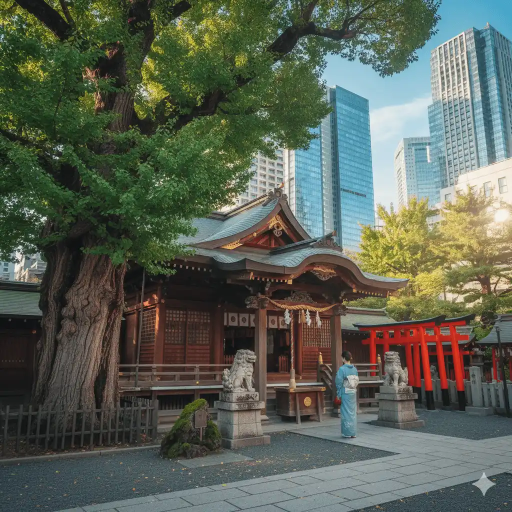
#> input picture app/content/images/akasaka_hikawa_shrine.webp, 1024 x 1024 px, found by its file name (shown at 1/2 size); its folder holds 4 pictures in this run
$ python optimize_images.py
#> lines starting #> are read from the running program, lines starting #| are printed output that depends on the picture
import os
from PIL import Image

# ==========================================
# ⚙️ 설정 (Configuration)
# ==========================================
SCRIPT_DIR = os.path.dirname(os.path.abspath(__file__))
BASE_DIR = os.path.dirname(SCRIPT_DIR)
IMAGES_DIR = os.path.join(BASE_DIR, 'app', 'static', 'images')

EXCLUDE_FILES =[
    'logo.png', 'logo.svg', 'favicons.ico',
    'onsen_marker.png', 'og_image.png', 'default.png'
]

MAX_WIDTH = 800
QUALITY = 75

def get_size_kb(filepath):
    return os.path.getsize(filepath) / 1024

def optimize_images():
    print(f"📸 이미지 최적화 시작... 폴더: {IMAGES_DIR}")
    print("-" * 50)

    if not os.path.exists(IMAGES_DIR):
        print("❌ 이미지 폴더를 찾을 수 없습니다.")
        return

    success_count = 0
    skip_count = 0

    for filename in os.listdir(IMAGES_DIR):
        if filename in EXCLUDE_FILES:
            continue

        ext = os.path.splitext(filename)[1].lower()
        if ext not in['.jpg', '.jpeg', '.png', '.webp']:
            continue

        filepath = os.path.join(IMAGES_DIR, filename)

        try:
            with Image.open(filepath) as img:
                # 💡 [핵심 추가] 이미 가로 크기가 800px 이하이고 포맷이 JPG라면?
                # 다시 저장할 필요가 없으므로 날짜 보존을 위해 스킵합니다.
#> img is the input picture: PIL image 1024x1024 RGB; mean R, G, B 90.3, 97.7, 84.5
                if img.width <= MAX_WIDTH and ext == '.jpg':
                    print(f"⏭️  이미 최적화됨 (날짜 보존): {filename}")
                    skip_count += 1
                    continue

                # 최적화 로직 시작
                rgb_img = img.convert("RGB")
                if rgb_img.width > MAX_WIDTH:
                    ratio = MAX_WIDTH / rgb_img.width
#> ratio = 0.781
                    new_height = int(rgb_img.height * ratio)
#> new_height = 800
                    rgb_img = rgb_img.resize((MAX_WIDTH, new_height), Image.Resampling.LANCZOS)
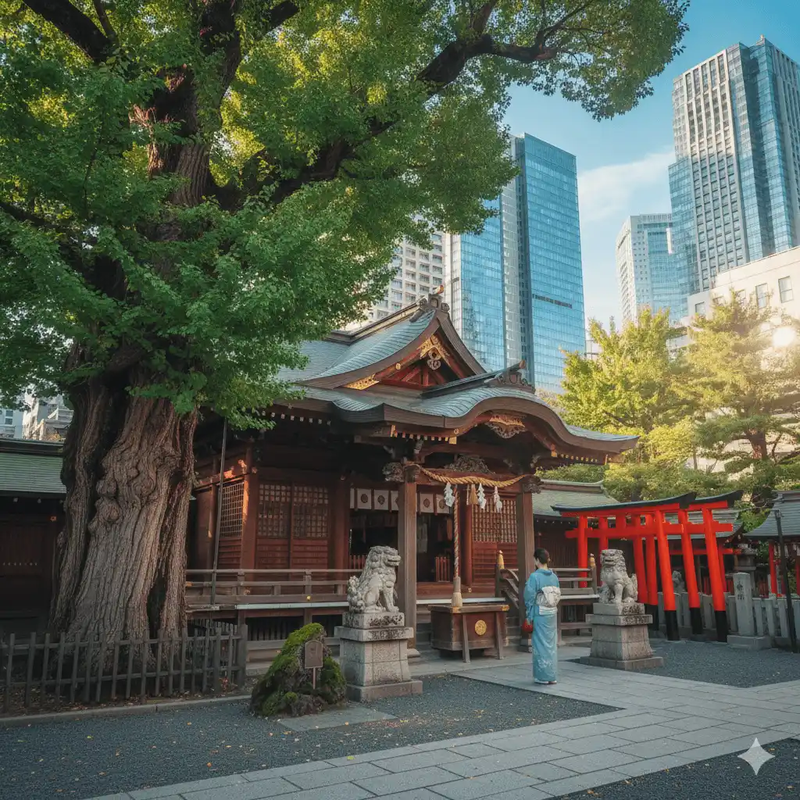
#> rgb_img: PIL image 800x800 RGB; mean R, G, B 90.3, 97.7, 84.5

            # 파일 저장 (이 시점에 파일 날짜가 현재 시간으로 바뀝니다)
            new_filename = os.path.splitext(filename)[0] + '.jpg'
            new_filepath = os.path.join(IMAGES_DIR, new_filename)

            rgb_img.save(new_filepath, 'JPEG', quality=QUALITY, optimize=True)

            # 원본이 png 등 다른 확장자였다면 삭제
            if filename != new_filename:
                os.remove(filepath)

            print(f"✅ 최적화 완료: {filename} -> {new_filename}")
            success_count += 1

        except Exception as e:
            print(f"❌ 에러 발생 ({filename}): {e}")
#> pass 2 of the loop in optimize_images, `for filename in os.listdir(IMAGES_DIR):`:
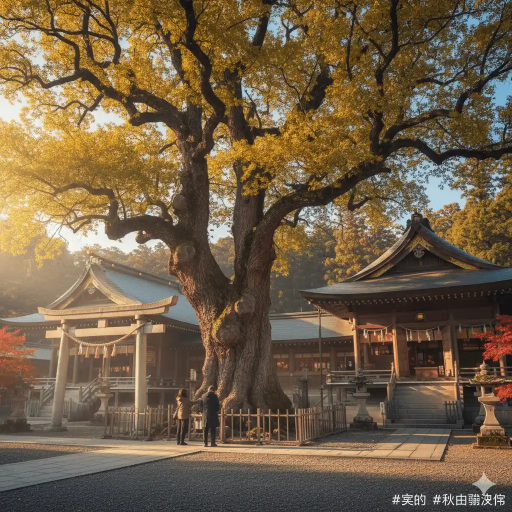
#> input picture app/content/images/akita_suwa_shrine.webp, 1024 x 1024 px, found by its file name (shown at 1/2 size)
#> in optimize_images, img is the input picture: PIL image 1024x1024 RGB; mean R, G, B 114.1, 95.9, 71.2
#> in optimize_images, `rgb_img = rgb_img.resize((MAX_WIDTH, new_height), Image.Resampling.LAN..`:
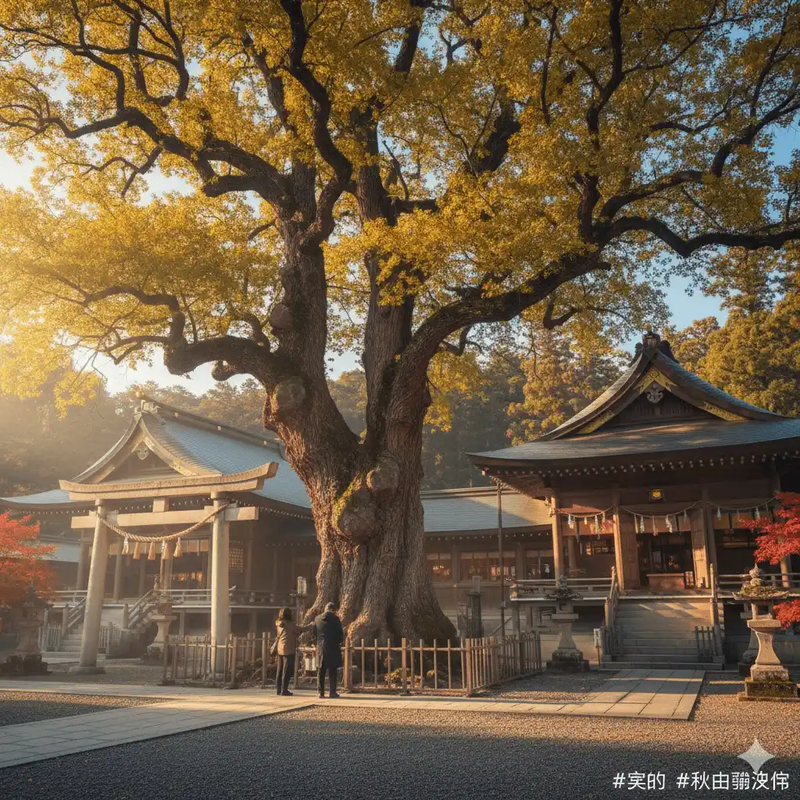
#> rgb_img: PIL image 800x800 RGB; mean R, G, B 114.1, 95.9, 71.2
#> pass 3 of the loop in optimize_images, `for filename in os.listdir(IMAGES_DIR):`:
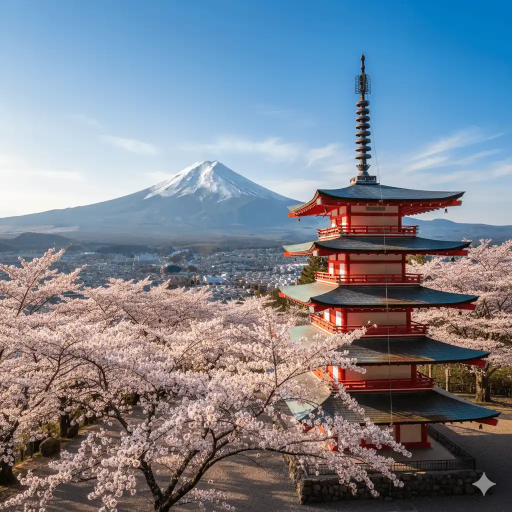
#> input picture app/content/images/arakura_fuji_sengen_shrine.webp, 1024 x 1024 px, found by its file name (shown at 1/2 size)
#> in optimize_images, img is the input picture: PIL image 1024x1024 RGB; mean R, G, B 123.3, 131.5, 143.9
#> in optimize_images, `rgb_img = rgb_img.resize((MAX_WIDTH, new_height), Image.Resampling.LAN..`:
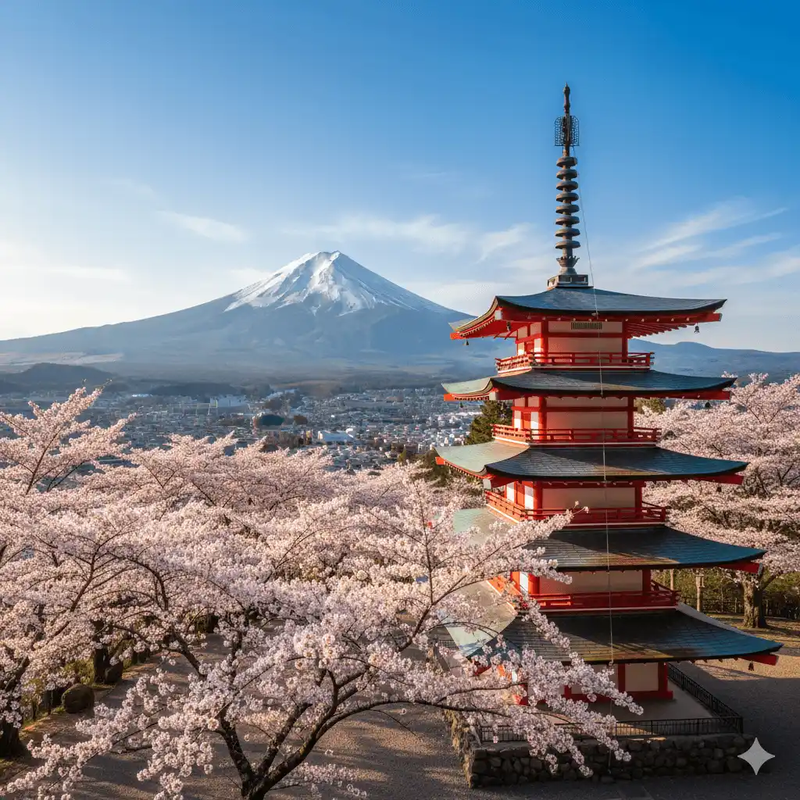
#> rgb_img: PIL image 800x800 RGB; mean R, G, B 123.3, 131.5, 143.9
#> the loop made 4 passes; the first 3 are shown

    print("-" * 50)
    print(f"🎉 작업 완료: 최적화 {success_count}개 / 스킵(날짜 보존) {skip_count}개")

if __name__ == '__main__':
    optimize_images()
